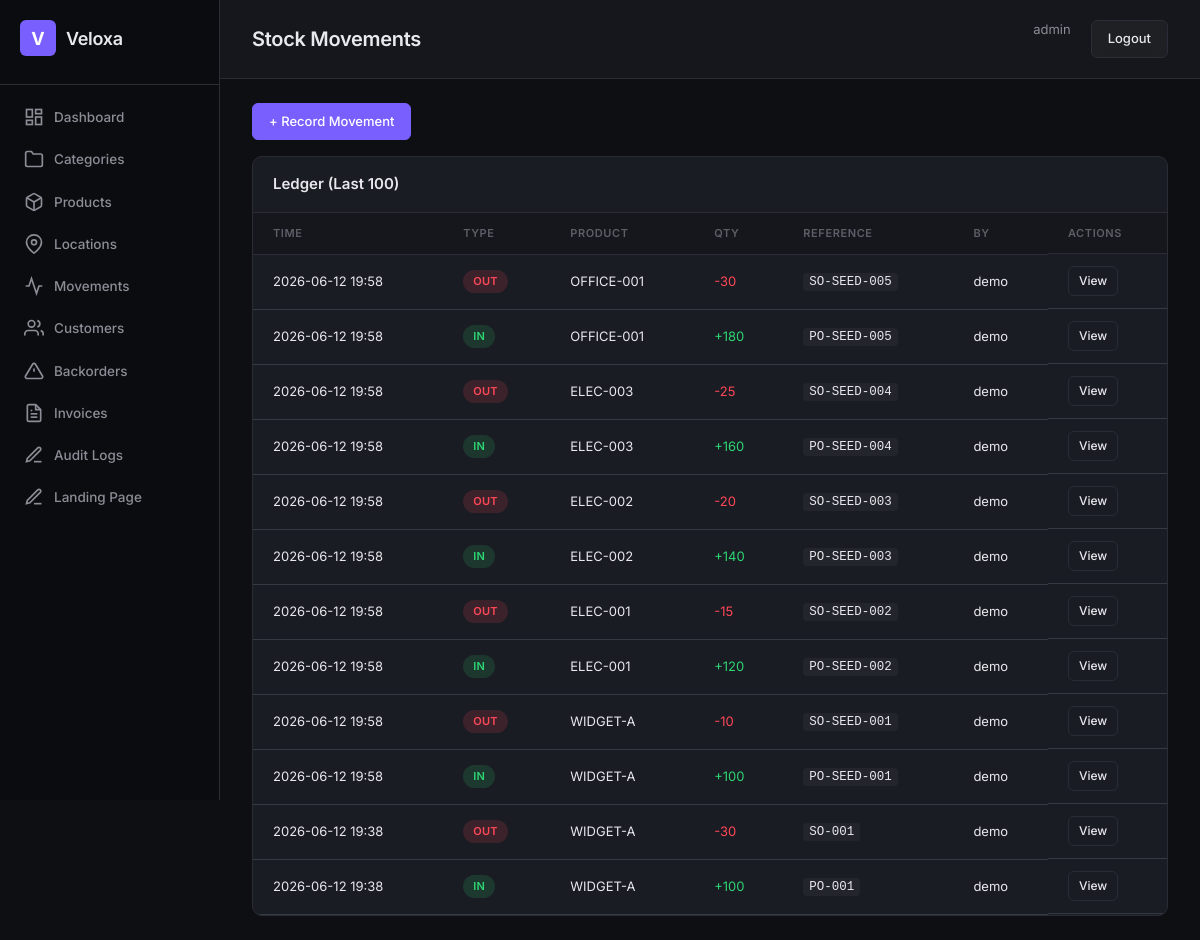
The page /movements/ (signed in) on the database its author committed.
### apps/accounts/models.py (models this page shows, shortened)
class User(AbstractUser):
    objects = TenantAwareUserManager()
    ROLE_CHOICES = [
        ("super_admin", "Super Admin"),
        ("warehouse_manager", "Warehouse Manager"),
        ("auditor", "Auditor"),
        ("viewer", "Read-Only Viewer"),
    ]
    role = models.CharField(max_length=32, choices=ROLE_CHOICES, default="viewer")
    phone = models.CharField(max_length=20, blank=True)
    tenant = models.ForeignKey(
        "tenants.Tenant", on_delete=models.CASCADE,
        null=True, blank=True, related_name="users",
    )
    class Meta:
        db_table = "accounts_user"
        verbose_name = "User"
        verbose_name_plural = "Users"

### apps/warehouse/models/movement.py (models this page shows, shortened)
class StockMovement(models.Model):
    class Type(models.TextChoices):
        INBOUND = "inbound", "Inbound"
        OUTBOUND = "outbound", "Outbound"
        ADJUSTMENT = "adjustment", "Adjustment"
    product = models.ForeignKey(
        "warehouse.Product",
        on_delete=models.PROTECT,
        related_name="movements",
    )
    qty = models.IntegerField()
    type = models.CharField(max_length=16, choices=Type.choices, db_index=True)
    reference = models.CharField(max_length=64, db_index=True)
    note = models.TextField(blank=True)
    location = models.ForeignKey(
        "warehouse.Location",
        on_delete=models.PROTECT,
        null=True,
        blank=True,
    )
    created_by = models.ForeignKey(
        get_user_model(),
        on_delete=models.PROTECT,
    )
    created_at = models.DateTimeField(auto_now_add=True, db_index=True)
    tenant = models.ForeignKey(
        "tenants.Tenant", on_delete=models.CASCADE,
        null=True, blank=True, related_name="%(class)s_set",
    )
    objects = TenantAwareManager()
    class Meta:
        db_table = "warehouse_stockmovement"
        verbose_name = "Stock Movement"
        ordering = ["-created_at"]
        permissions = [
            ("add_adjustment", "Can add stock adjustment"),
        ]
        indexes = [
            models.Index(fields=["product", "created_at"]),
            models.Index(fields=["reference"]),
        ]

### apps/warehouse/models/product.py (models this page shows, shortened)
class Product(models.Model):
    sku = models.CharField(max_length=64, unique=True, db_index=True)
    name = models.CharField(max_length=255)
    description = models.TextField(blank=True)
    category = models.ForeignKey(
        Category, on_delete=models.SET_NULL, null=True, blank=True,
        related_name="products",
    )
    unit = models.ForeignKey(
        Unit, on_delete=models.PROTECT, null=True, blank=True,
        related_name="products",
    )
    cost_price = models.DecimalField(max_digits=12, decimal_places=2, default=0)
    is_active = models.BooleanField(default=True)
    created_at = models.DateTimeField(auto_now_add=True)
    updated_at = models.DateTimeField(auto_now=True)
    tenant = models.ForeignKey(
        "tenants.Tenant", on_delete=models.CASCADE,
        null=True, blank=True, related_name="%(class)s_set",
    )
    objects = TenantAwareManager()
    class Meta:
        db_table = "warehouse_product"
        verbose_name = "Product"

### config/views.py (the view)
# urls.py: path("movements/", views.movement_list, name="movement-list"),
@login_required
def movement_list(request):
    return render(request, "movements.html", {"movements": StockMovement.objects.select_related("product", "location", "created_by").all()[:100]})

### apps/accounts/models.py (called while the page is built)
    def get_queryset(self):
        from apps.tenants.utils import get_current_tenant_id
        qs = super().get_queryset()
        tenant_id = get_current_tenant_id()
        if tenant_id is not None:
            return qs.filter(tenant_id=tenant_id)
        return qs

### apps/tenants/managers.py (called while the page is built)
    def get_queryset(self):
        qs = super().get_queryset()
        tenant_id = get_current_tenant_id()
        if tenant_id is not None:
            return qs.filter(tenant_id=tenant_id)
        return qs

### apps/tenants/utils.py (called while the page is built)
def set_current_tenant(tenant):
    _thread_local.tenant = tenant

def get_current_tenant():
    return getattr(_thread_local, "tenant", None)

def get_current_tenant_id():
    tenant = get_current_tenant()
    return tenant.id if tenant else None

### templates/movements.html
{% extends 'base.html' %}{% block title %}Movements — Veloxa Warehouse{% endblock %}{% block page_title %}Stock Movements{% endblock %}{% block active %}movements{% endblock %}
{% block content %}
<div style="margin-bottom:16px"><a href="{% url 'movement-create' %}" class="btn btn-primary">+ Record Movement</a></div>
<div class="card"><div class="card-header"><h2>Ledger (Last 100)</h2></div><div class="card-body">
<table class="table"><thead><tr><th>Time</th><th>Type</th><th>Product</th><th>Qty</th><th>Reference</th><th>By</th><th class="actions-cell">Actions</th></tr></thead>
<tbody>{% for m in movements %}<tr><td>{{ m.created_at|date:"Y-m-d H:i" }}</td><td>{% if m.type == 'inbound' %}<span class="badge badge-success">IN</span>{% elif m.type == 'outbound' %}<span class="badge badge-danger">OUT</span>{% else %}<span class="badge badge-warning">ADJ</span>{% endif %}</td><td>{{ m.product.sku }}</td><td class="{% if m.qty > 0 %}text-success{% else %}text-danger{% endif %}">{{ m.qty|stringformat:"+d" }}</td><td><code>{{ m.reference }}</code></td><td>{{ m.created_by.username }}</td><td class="actions-cell"><a href="{% url 'movement-detail' pk=m.pk %}" class="btn btn-sm">View</a></td></tr>{% empty %}<tr><td colspan="7" class="empty">No movements recorded.</td></tr>{% endfor %}</tbody></table></div></div>
{% endblock %}

### templates/base.html (shortened to what this page needs)
{% load static %}
<!DOCTYPE html>
<html lang="en">
<head>
  <link rel="stylesheet" href="{% static 'css/style.css' %}">
</head>
<body>
  <div class="layout">
    <aside class="sidebar">
      <div class="sidebar-brand">
        <div class="brand-icon">V</div>
        <span class="brand-text">Veloxa</span>
      </div>
      <nav class="sidebar-nav">
        <a href="{% url 'dashboard' %}" class="nav-item {% if active == 'dashboard' %}active{% endif %}">
          <svg width="20" height="20" viewBox="0 0 24 24" fill="none" stroke="currentColor" stroke-width="2"><rect x="3" y="3" width="7" height="9"/><rect x="14" y="3" width="7" height="5"/><rect x="14" y="12" width="7" height="9"/><rect x="3" y="16" width="7" height="5"/></svg>
          Dashboard
        </a>
        <a href="{% url 'category-list' %}" class="nav-item {% if active == 'categories' %}active{% endif %}">
          <svg width="20" height="20" viewBox="0 0 24 24" fill="none" stroke="currentColor" stroke-width="2"><path d="M22 19a2 2 0 0 1-2 2H4a2 2 0 0 1-2-2V5a2 2 0 0 1 2-2h5l2 3h9a2 2 0 0 1 2 2z"/></svg>
          Categories
        </a>
        <a href="{% url 'product-list' %}" class="nav-item {% if active == 'products' %}active{% endif %}">
          Products
        </a>
        <a href="{% url 'location-list' %}" class="nav-item {% if active == 'locations' %}active{% endif %}">
          <svg width="20" height="20" viewBox="0 0 24 24" fill="none" stroke="currentColor" stroke-width="2"><path d="M21 10c0 7-9 13-9 13s-9-6-9-13a9 9 0 0 1 18 0z"/><circle cx="12" cy="10" r="3"/></svg>
          Locations
        </a>
        <a href="{% url 'movement-list' %}" class="nav-item {% if active == 'movements' %}active{% endif %}">
          <svg width="20" height="20" viewBox="0 0 24 24" fill="none" stroke="currentColor" stroke-width="2"><polyline points="22 12 18 12 15 21 9 3 6 12 2 12"/></svg>
          Movements
        </a>
        <a href="{% url 'customer-list' %}" class="nav-item {% if active == 'customers' %}active{% endif %}">
          <svg width="20" height="20" viewBox="0 0 24 24" fill="none" stroke="currentColor" stroke-width="2"><path d="M17 21v-2a4 4 0 0 0-4-4H5a4 4 0 0 0-4 4v2"/><circle cx="9" cy="7" r="4"/><path d="M23 21v-2a4 4 0 0 0-3-3.87"/><path d="M16 3.13a4 4 0 0 1 0 7.75"/></svg>
          Customers
        </a>
        <a href="{% url 'backorder-list' %}" class="nav-item {% if active == 'backorders' %}active{% endif %}">
          <svg width="20" height="20" viewBox="0 0 24 24" fill="none" stroke="currentColor" stroke-width="2"><path d="M10.29 3.86L1.82 18a2 2 0 0 0 1.71 3h16.94a2 2 0 0 0 1.71-3L13.71 3.86a2 2 0 0 0-3.42 0z"/><line x1="12" y1="9" x2="12" y2="13"/><line x1="12" y1="17" x2="12.01" y2="17"/></svg>
          Backorders
        </a>
        <a href="{% url 'invoice-list' %}" class="nav-item {% if active == 'invoices' %}active{% endif %}">
          <svg width="20" height="20" viewBox="0 0 24 24" fill="none" stroke="currentColor" stroke-width="2"><path d="M14 2H6a2 2 0 0 0-2 2v16a2 2 0 0 0 2 2h12a2 2 0 0 0 2-2V8z"/><polyline points="14 2 14 8 20 8"/><line x1="16" y1="13" x2="8" y2="13"/><line x1="16" y1="17" x2="8" y2="17"/><polyline points="10 9 9 9 8 9"/></svg>
          Invoices
        </a>
        <a href="{% url 'audit-log-list' %}" class="nav-item {% if active == 'audit' %}active{% endif %}">
          <svg width="20" height="20" viewBox="0 0 24 24" fill="none" stroke="currentColor" stroke-width="2"><path d="M12 20h9"/><path d="M16.5 3.5a2.121 2.121 0 0 1 3 3L7 19l-4 1 1-4L16.5 3.5z"/></svg>
          Audit Logs
        </a>
        <a href="{% url 'landing-manage' %}" class="nav-item {% if active == 'landing' %}active{% endif %}">
          <svg width="20" height="20" viewBox="0 0 24 24" fill="none" stroke="currentColor" stroke-width="2"><path d="M12 20h9"/><path d="M16.5 3.5a2.121 2.121 0 0 1 3 3L7 19l-4 1 1-4L16.5 3.5z"/></svg>
          Landing Page
        </a>
      </nav>
    </aside>
    <main class="main">
      <header class="topbar">
        <h1 class="page-title">{% block page_title %}Dashboard{% endblock %}</h1>
        <div class="topbar-right">
          <a href="{% url 'profile' %}" style="color:var(--text-secondary);font-size:13px;margin-right:12px;text-decoration:none">{{ request.user.username }}</a>
          <a href="{% url 'logout' %}" class="btn btn-glass">Logout</a>
        </div>
      </header>
      <div class="content">
        {% block content %}{% endblock %}
      </div>
    </main>
  </div>
</body>
</html>

### static/css/style.css (style rules this page uses)
:root { --bg-primary: #0e0f13; --bg-secondary: #15171c; --bg-card: #1a1c23; --bg-card-hover: #1f2129; --bg-sidebar: #0b0c0f; --border: #2a2d36; --border-light: #363944; --text-primary: #e8e8ed; --text-secondary: #8b8d97; --text-muted: #5c5e68; --accent: #7a5fff; --accent-hover: #6b50e8; --accent-glow: rgba(122, 95, 255, 0.15); --success: #2ed573; --warning: #ffa502; --danger: #ff4757; --info: #3b82f6; --radius: 10px; --radius-sm: 6px; --shadow: 0 2px 8px rgba(0,0,0,.3); }
* { margin: 0; padding: 0; box-sizing: border-box; }
body { font-family: "Inter", -apple-system, BlinkMacSystemFont, sans-serif; background: var(--bg-primary); color: var(--text-primary); font-size: 14px; line-height: 1.5; }
.layout { display: flex; min-height: 100vh; }
.sidebar { width: 220px; background: var(--bg-sidebar); border-right: 1px solid var(--border); padding: 0; display: flex; flex-direction: column; position: fixed; top: 0; left: 0; height: 100vh; z-index: 100; backdrop-filter: blur(12px); }
.sidebar-brand { display: flex; align-items: center; gap: 10px; padding: 20px 20px 28px; border-bottom: 1px solid var(--border); }
.brand-icon { width: 36px; height: 36px; background: var(--accent); border-radius: var(--radius-sm); display: flex; align-items: center; justify-content: center; font-weight: 700; font-size: 18px; color: #fff; }
.brand-text { font-size: 18px; font-weight: 600; letter-spacing: -.3px; }
.sidebar-nav { padding: 12px 10px; display: flex; flex-direction: column; gap: 2px; }
.nav-item { display: flex; align-items: center; gap: 10px; padding: 10px 14px; color: var(--text-secondary); text-decoration: none; border-radius: var(--radius-sm); font-size: 13.5px; font-weight: 500; transition: all .15s; }
.main { margin-left: 220px; flex: 1; padding: 0; }
.topbar { display: flex; align-items: center; justify-content: space-between; padding: 20px 32px; border-bottom: 1px solid var(--border); background: var(--bg-secondary); position: sticky; top: 0; z-index: 50; backdrop-filter: blur(8px); }
.page-title { font-size: 20px; font-weight: 600; letter-spacing: -.3px; }
.topbar-right { display: flex; gap: 8px; }
.content { padding: 24px 32px; }
.card { background: var(--bg-card); border: 1px solid var(--border); border-radius: var(--radius); overflow: hidden; }
.card-header { padding: 16px 20px; border-bottom: 1px solid var(--border); }
.card-header h2 { font-size: 15px; font-weight: 600; }
.card-body { padding: 0; }
.table { width: 100%; border-collapse: collapse; }
.table th { text-align: left; padding: 12px 20px; font-size: 11px; font-weight: 600; text-transform: uppercase; letter-spacing: .6px; color: var(--text-muted); border-bottom: 1px solid var(--border); background: var(--bg-secondary); }
.table td { padding: 12px 20px; border-bottom: 1px solid var(--border-light); font-size: 13px; }
.badge { display: inline-block; padding: 3px 10px; border-radius: 20px; font-size: 11px; font-weight: 600; letter-spacing: .3px; text-transform: uppercase; }
.badge-success { background: rgba(46, 213, 115, .15); color: var(--success); }
.badge-danger { background: rgba(255, 71, 87, .15); color: var(--danger); }
.btn { display: inline-flex; align-items: center; gap: 6px; padding: 8px 16px; border: 1px solid var(--border); border-radius: var(--radius-sm); background: var(--bg-card); color: var(--text-primary); font-size: 13px; font-weight: 500; cursor: pointer; transition: all .15s; text-decoration: none; }
.btn-glass { background: rgba(255,255,255,.04); backdrop-filter: blur(4px); }
.text-success { color: var(--success); }
.text-danger { color: var(--danger); }
code { font-family: "JetBrains Mono", "Fira Code", monospace; font-size: 12.5px; background: rgba(255,255,255,.04); padding: 2px 6px; border-radius: 4px; }
.btn-primary { background: var(--accent); color: #fff; border-color: var(--accent); }
.btn-sm { padding: 5px 10px; font-size: 12px; }
.actions-cell { display: flex; gap: 4px; }

### rows shown on the page
User: user.username "admin"
StockMovement: created_at "2026-06-12 19:58", type "OUT", product.sku "OFFICE-001", qty "-30", reference "SO-SEED-005", created_by.username "demo"
StockMovement: created_at "2026-06-12 19:58", type "IN", product.sku "OFFICE-001", qty "+180", reference "PO-SEED-005", created_by.username "demo"
StockMovement: created_at "2026-06-12 19:58", type "OUT", product.sku "ELEC-003", qty "-25", reference "SO-SEED-004", created_by.username "demo"
StockMovement: created_at "2026-06-12 19:58", type "IN", product.sku "ELEC-003", qty "+160", reference "PO-SEED-004", created_by.username "demo"
StockMovement: created_at "2026-06-12 19:58", type "OUT", product.sku "ELEC-002", qty "-20", reference "SO-SEED-003", created_by.username "demo"
StockMovement: created_at "2026-06-12 19:58", type "IN", product.sku "ELEC-002", qty "+140", reference "PO-SEED-003", created_by.username "demo"
StockMovement: created_at "2026-06-12 19:58", type "OUT", product.sku "ELEC-001", qty "-15", reference "SO-SEED-002", created_by.username "demo"
StockMovement: created_at "2026-06-12 19:58", type "IN", product.sku "ELEC-001", qty "+120", reference "PO-SEED-002", created_by.username "demo"
StockMovement: created_at "2026-06-12 19:58", type "OUT", product.sku "WIDGET-A", qty "-10", reference "SO-SEED-001", created_by.username "demo"
StockMovement: created_at "2026-06-12 19:58", type "IN", product.sku "WIDGET-A", qty "+100", reference "PO-SEED-001", created_by.username "demo"
StockMovement: created_at "2026-06-12 19:38", type "OUT", product.sku "WIDGET-A", qty "-30", reference "SO-001", created_by.username "demo"
StockMovement: created_at "2026-06-12 19:38", type "IN", product.sku "WIDGET-A", qty "+100", reference "PO-001", created_by.username "demo"
